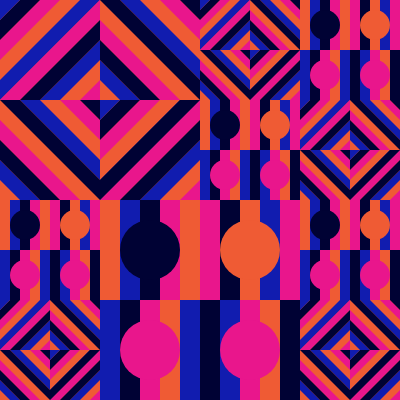
Frame 1 (no input)
Frame 60 (no input): identical to frame 1, image omitted
Frame 120 (the mouse pressed at the canvas centre since frame 60): identical to frame 1, image omitted

The p5.js sketch that drew this single still picture (run headless with seeded random() and noise() and a simulated clock; from frame 60 on, the mouse is pressed at the canvas centre):

// p5.js sketch
// ── sketch.js
function setup() {
  createCanvas(400, 400);
 // angleMode(DEGREES)
}

function draw() {
    background(239,91,52);
  
push();
  translate(300,300)
  scale(0.25)
  rotate(0)
  rotate(radians(0));
  //llamo a la funcion
Sofia();
pop();
  
  push();
  translate(300,200)
  scale(0.25)
  kusa();
  pop();
  
  push();
  translate(300,100)
  scale(0.25)
  rotate(0)
  rotate(radians(0));
  //llamo a la funcion
Sofia();
  pop();
  
   push();
  translate(300,0)
  scale(0.25)
  kusa();
  pop();
  
  push();
  translate(100,200)
  scale(0.5)
  kusa();
  pop();
  
  push();
  translate(0,0)
  scale(0.5)
  rotate(0)
  rotate(radians(0));
  //llamo a la funcion
Sofia();
  pop();
  
  push();
  translate(0,300)
  scale(0.25)
  rotate(0)
  rotate(radians(0));
  //llamo a la funcion
Sofia();
  pop();
  
  push();
  translate(0,200)
  scale(0.25)
  kusa();
  pop();
  
   push();
  translate(200,0)
  scale(0.25)
  rotate(0)
  rotate(radians(0));
  //llamo a la funcion
Sofia();
  pop();
  
   push();
  translate(200,100)
  scale(0.25)
  kusa();
  pop();
  
  
  
  
  
  
  
  
  
  
  
  
  
  
  
  
  
  
  
  
  
}

function Sofia (){
  noStroke(); // para quitarle la linea

  line(200,0, 200,400);
  line(0, 200, 400, 200);
  fill(17, 28, 175);
  quad(160, 0, 200, 0,0,200,0 ,160 );
  quad(200,80,200,120,120,200,80,200)
  quad(40,200,80,200,200,320,200,360)
  quad(0,320,80,400,40,400,0,360)
  quad(200,120,280,200,240,200,200,160)
  quad(280,0,400,120,400,160,240,0)
  quad(360,200,400,200,200,400,200,360) 
  quad(400,280,400,320,320,400,280,400)
  fill(233,22,140)
  quad(80,0,120,0,0,120,0,80)
  quad(200,0,200,40,40,200,0,200)
  quad(120,200,160,200,200,240,200,280)
  quad(0,240,160,400,120,400,0,280)
  quad(320,0,360,0,400,40,400,80)
  quad(200,40,360,200,320,200,200,80)
  quad(280,200,320,200,200,320,200,280)
  quad(400,200,400,240,240,400,200,400)
  fill(0,2,52)
  quad(40,0,80,0,0,80,0,40)
  quad(200,40,200,80,80,200,40,200)
  quad(0,200,40,200,200,360,200,400)
  quad(0,280,120,400,80,400,0,320)
  quad(200,0,240,0,400,160,400,200)
  quad(200,80,320,200,280,200,200,120)
  quad(240,200,280,200,200,280,200,240)
  quad(400,240,400,280,280,400,240,400)
  fill(17,28,175)
  triangle(0, 40, 0, 0, 40, 0);
  triangle(200, 240, 200, 200, 240, 200)
  fill(233,22,140)
  triangle(200,160,200,200,160,200)
  triangle(400,360,400,400,360,400)
  fill(0,2,52)
  triangle(360, 0, 400, 0, 400, 40);
  triangle(160, 200, 200, 200, 200,240);

  quad(360,200,400,200,200,400,200,360) ;
}

 function kusa(){
    noStroke(); // para quitarle la linea
  line(200,0, 200,400);
  line(0, 200, 400, 200);
  fill(17,28,175);//azul claro
rect(0, 200, 40, 200);
rect(160, 200, 40, 200);
rect(240, 200, 40, 200);
  fill(0,2,52)//morado
  rect(40,200,40,200)
  rect(200,200,40,200)
rect(360, 200, 40, 200);
  fill (233,22,140)//rosado
rect(80, 200, 40, 200);
  rect(280, 200, 40, 200);
  fill(17,28,175)
  rect(40, 0, 40, 200);
  rect(320, 0, 40, 200);
  fill(0,2,52)
  rect(80, 0, 40, 200);
  rect(240,0,40,200)
  fill(233,22,140)
  rect(120,0,40,200)
  rect(360,0,40,200)
  rect(200,0,40,200)
  fill(239,91,52)
  rect(0,0,40,200)
  rect(160,0,40,200)
  fill(233,22,140)
  circle(300, 300, 120);
fill(0,2,52)
  circle(100, 100, 120);
  fill(233,22,140)
  circle(100, 300, 120);
  fill(239,91,52)
  circle(300,100,120)
    
}
